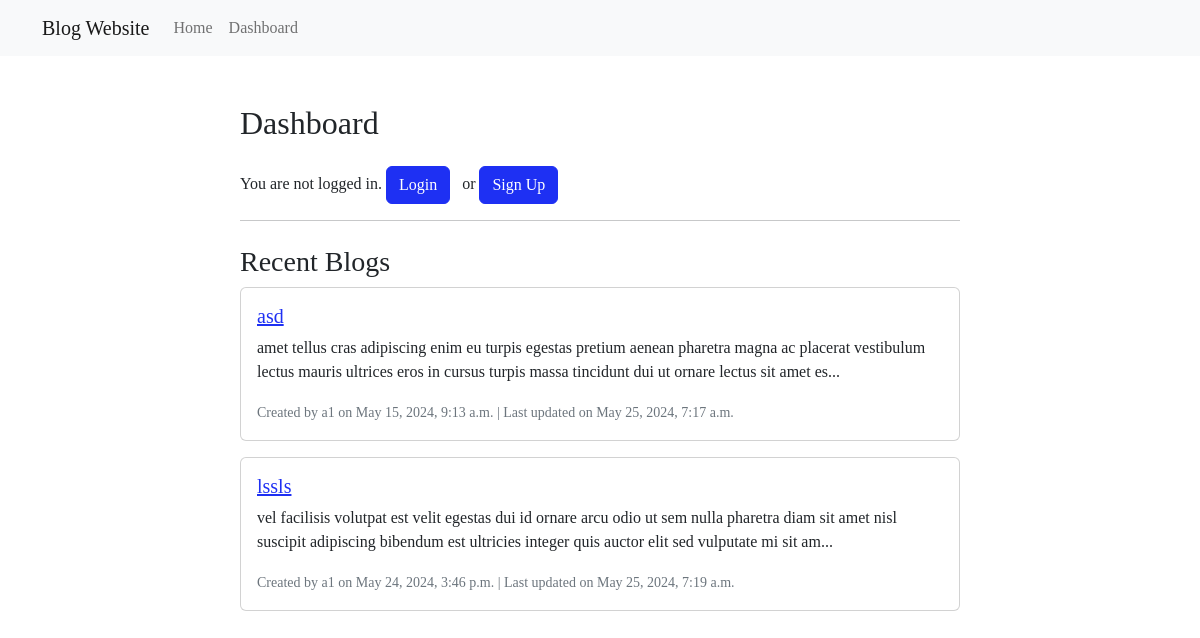
Before: /dashboard/ with the older database file.
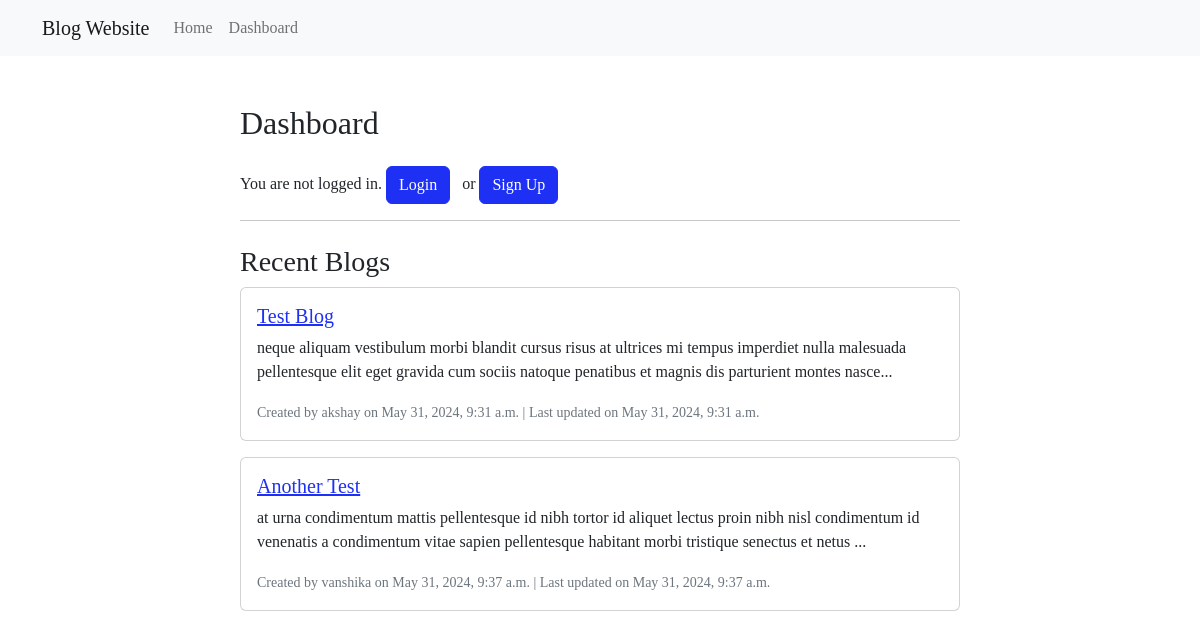
After: the same page with the newer database file.
### blogg/models.py (models this page shows, shortened)
class Blog(models.Model):
    title = models.CharField(max_length=100)
    content = models.TextField()
    author = models.ForeignKey(User, on_delete=models.CASCADE)
    created_at = models.DateTimeField(auto_now_add=True)
    updated_at = models.DateTimeField(auto_now=True)
    def truncated_content(self):
        return Truncator(self.content).chars(200, truncate='...')  # Truncate to 200 characters

### blogg/views.py (the view)
# urls.py: path('dashboard/', DashboardView.as_view(), name='dashboard'),
class DashboardView(TemplateView):
    template_name = 'blogg/dashboard.html'
    def get_context_data(self, **kwargs):
        context = super().get_context_data(**kwargs)
        context['user'] = self.request.user
        context['blogs'] = Blog.objects.all()  # Retrieve all blogs
        return context

### blogg/templates/blogg/dashboard.html (shortened to what this page needs)
{% extends 'blogg/base.html' %}
{% block content %}
<div class="container mt-5">
    <div class="row">
        <div class="col-md-8 offset-md-2">
            <h2 class="mb-4">Dashboard</h2>
            {% if user.is_authenticated %}
                <p>Welcome, {{ user.username }}!</p>
                <div class="accordion" id="addBlogAccordion">
                    <div class="accordion-item">
                        <h2 class="accordion-header" id="headingOne">
                            <button class="accordion-button collapsed" type="button" data-bs-toggle="collapse" data-bs-target="#collapseOne" aria-expanded="false" aria-controls="collapseOne">
                                Add Blog
                            </button>
                        </h2>
                        <div id="collapseOne" class="accordion-collapse collapse" aria-labelledby="headingOne" data-bs-parent="#addBlogAccordion">
                            <div class="accordion-body">
                                <form action="{% url 'add_blog' %}" method="post">
                                    {% csrf_token %}
                                    <div class="mb-3">
                                        <label for="blog_title" class="form-label">Blog Title</label>
                                        <input type="text" class="form-control" id="blog_title" name="title" required>
                                    </div>
                                    <div class="mb-3">
                                        <label for="blog_content" class="form-label">Blog Content</label>
                                        <textarea class="form-control" id="blog_content" name="content" rows="5" required></textarea>
                                    </div>
                                    <button type="submit" class="btn btn-success">Add Blog</button>
                                </form>
                            </div>
                        </div>
                    </div>
                </div>
            {% else %}
                <p>You are not logged in. <a href="{% url 'login' %}" class="btn btn-primary me-2">Login</a> or <a href="{% url 'signup' %}" class="btn btn-primary me-1">Sign Up</a></p>
            {% endif %}
            <hr>
            <h3 class="mt-4">Recent Blogs</h3>
            {% if blogs %}
                {% for blog in blogs %}
                    <div class="card mb-3">
                        <div class="card-body">
                            <h5 class="card-title"><a href="{% url 'blog_detail' blog.id %}">{{ blog.title }}</a></h5>
                            <p class="card-text">{{ blog.truncated_content }}</p>
                            <p class="card-text"><small class="text-muted">Created by {{ blog.author.username }} on {{ blog.created_at }} | Last updated on {{ blog.updated_at }}</small></p>
                        </div>
                    </div>
                {% endfor %}
            {% else %}
                <p>No blogs found.</p>
            {% endif %}
        </div>
    </div>
</div>
{% endblock %}

### blogg/templates/blogg/base.html (shortened to what this page needs)
{% load static %}
<!DOCTYPE html>
<html lang="en">
<head>
  <link rel="stylesheet" href="https://stackpath.bootstrapcdn.com/bootstrap/5.3.0/css/bootstrap.min.css">
  <link rel="stylesheet" type="text/css" href="{% static 'css/styles.css' %}">
</head>
<body>
  {% include 'blogg/navbar.html' %}
  <div class="container">
    {% block content %}
    {% endblock %}
  </div>
</body>
</html>

### blogg/templates/blogg/navbar.html (shortened to what this page needs)
<nav class="navbar navbar-expand-lg navbar-light bg-light">
    <div class="container">
      <a class="navbar-brand" href="#">Blog Website</a>
      <div class="collapse navbar-collapse" id="navbarNav">
        <ul class="navbar-nav">
          {% if not user.is_authenticated %}
          <li class="nav-item">
            <a class="nav-link" href="{% url 'home' %}">Home</a>
          </li>
          {% endif %}
          <li class="nav-item">
            <a class="nav-link" href="{% url 'dashboard' %}">Dashboard</a>
          </li>
        </ul>
      </div>
    </div>
  </nav>

Changed rows visible on the page:
removed Blog: title "asd", truncated_content "amet tellus cras adipiscing enim eu turpis egestas pretium aenean pharetra magna ac placerat vestibulum lectus mauris ultrices eros in cursus turpis massa tincidunt dui ut ornare lectus sit amet es...", author.username "a1", created_at "May 15, 2024, 9:13 a.m.", updated_at "May 25, 2024, 7:17 a.m."
removed Blog: title "lssls", truncated_content "vel facilisis volutpat est velit egestas dui id ornare arcu odio ut sem nulla pharetra diam sit amet nisl suscipit adipiscing bibendum est ultricies integer quis auctor elit sed vulputate mi sit am...", author.username "a1", created_at "May 24, 2024, 3:46 p.m.", updated_at "May 25, 2024, 7:19 a.m."
added Blog: title "Test Blog", truncated_content "neque aliquam vestibulum morbi blandit cursus risus at ultrices mi tempus imperdiet nulla malesuada pellentesque elit eget gravida cum sociis natoque penatibus et magnis dis parturient montes nasce...", author.username "akshay", created_at "May 31, 2024, 9:31 a.m.", updated_at "May 31, 2024, 9:31 a.m."
added Blog: title "Another Test", truncated_content "at urna condimentum mattis pellentesque id nibh tortor id aliquet lectus proin nibh nisl condimentum id venenatis a condimentum vitae sapien pellentesque habitant morbi tristique senectus et netus ...", author.username "vanshika", created_at "May 31, 2024, 9:37 a.m.", updated_at "May 31, 2024, 9:37 a.m."
